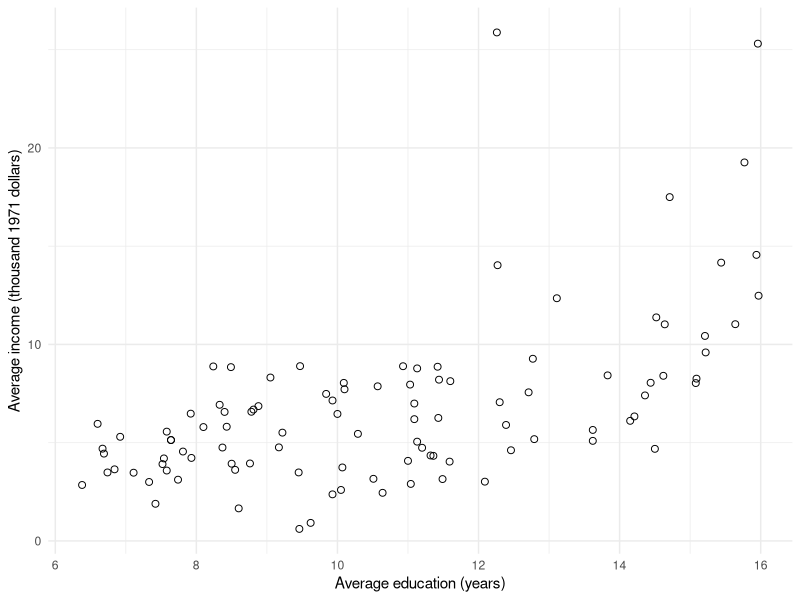
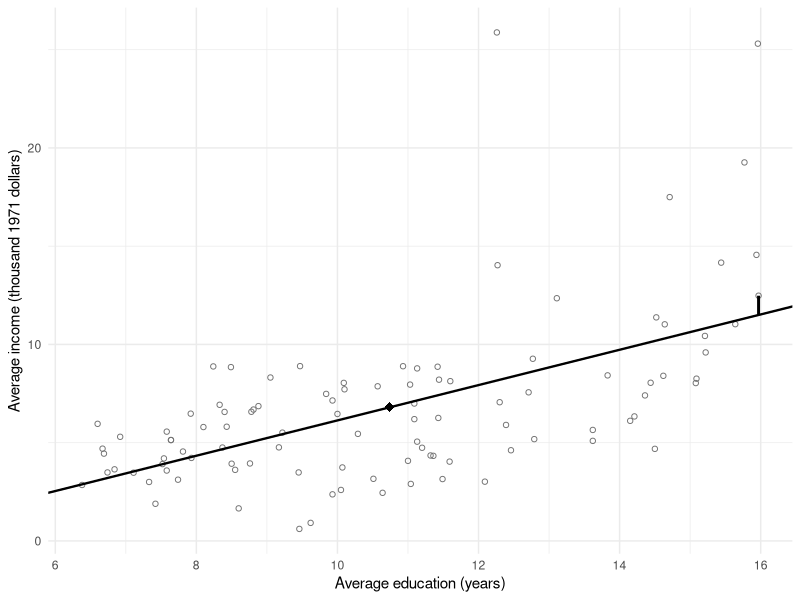
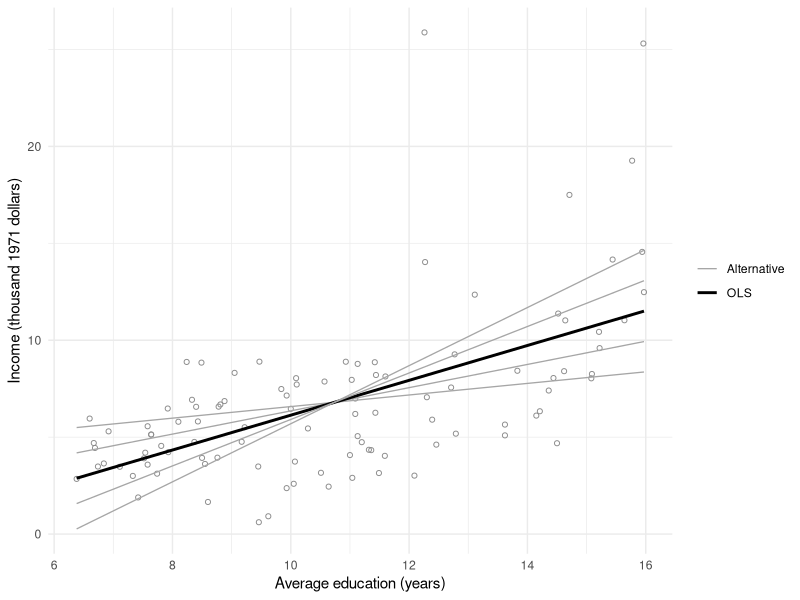
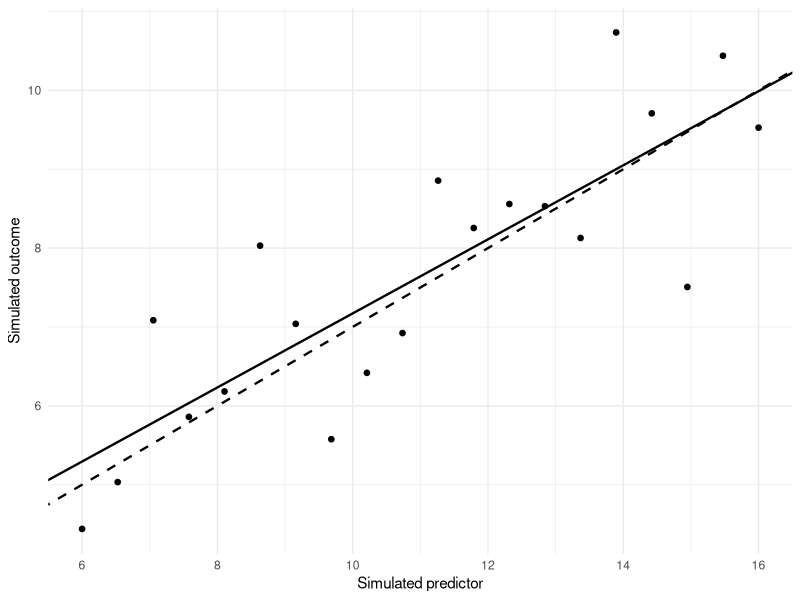
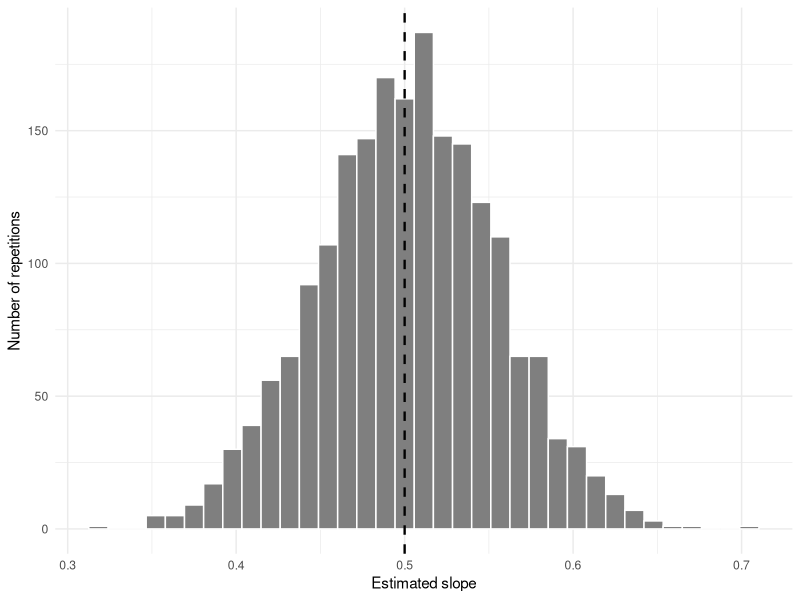
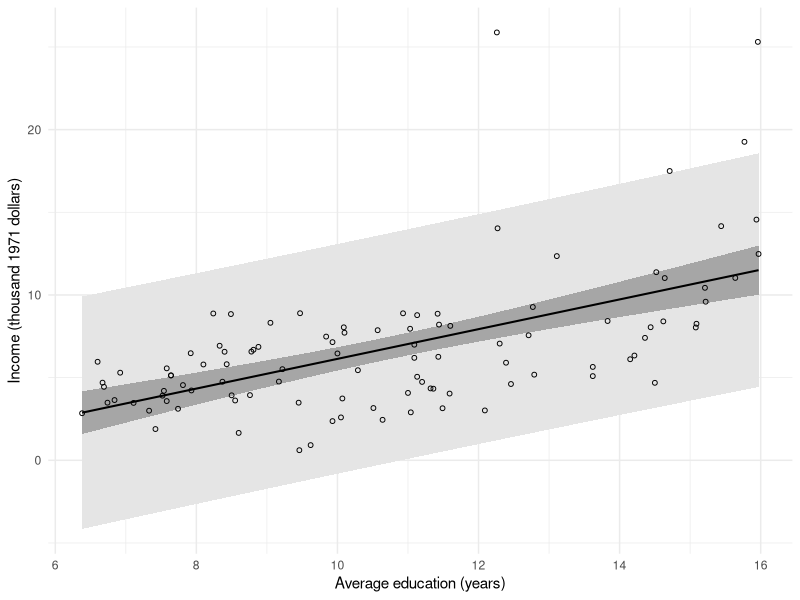
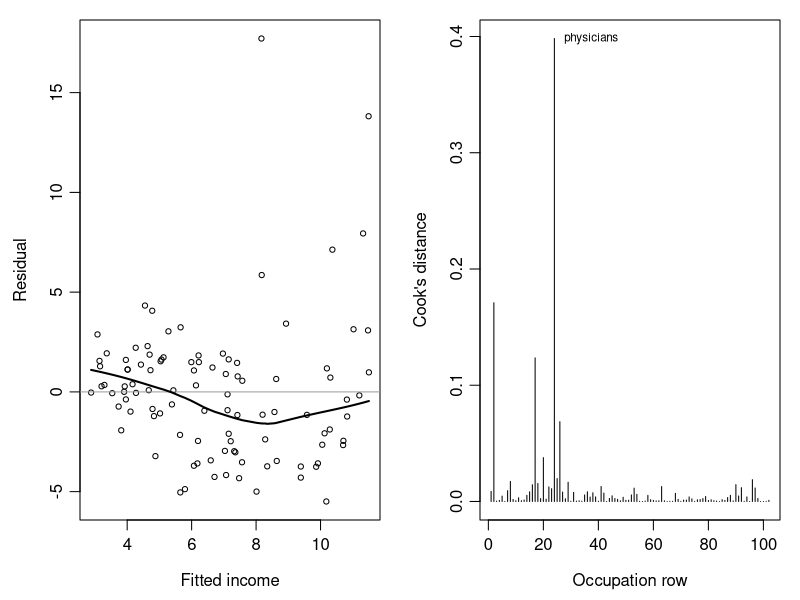
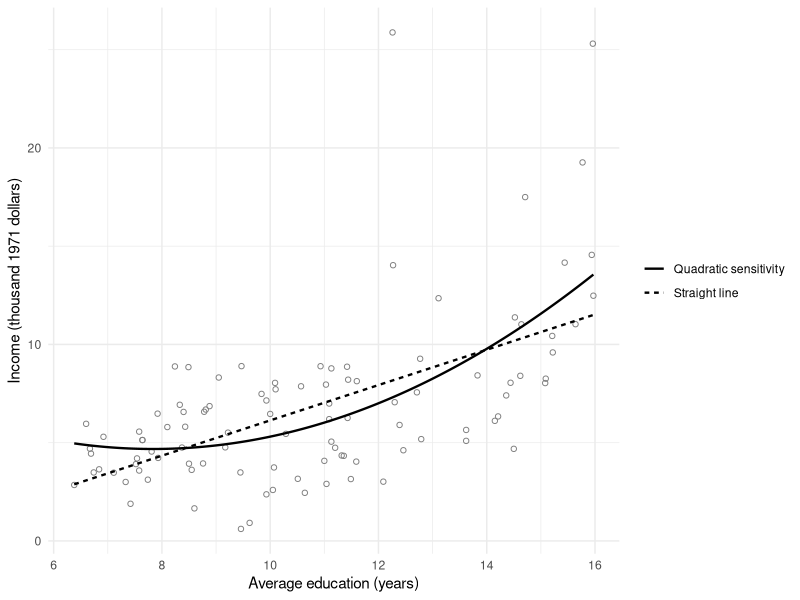

These charts were generated, in order, by the following R code:
## ---- chunk 1
#| label: setup
#| include: false
knitr::opts_chunk$set(echo = FALSE, warning = FALSE, message = FALSE,
                     fig.pos = "H", collapse = TRUE, comment = "#>")
if (knitr::is_latex_output()) knitr::opts_chunk$set(dev = "cairo_pdf")
options(digits = 10, width = 68)
ggplot2::theme_set(ggplot2::theme_minimal(base_size = 11))
## ---- chunk 2
#| label: ch7-data-visible
#| echo: true
prestige <- carData::Prestige
prestige$income_k <- prestige$income / 1000
library(ggplot2)
## ---- chunk 3
#| label: fig-ch7-scatter
#| echo: true
#| fig-cap: "Education and income in the 102 occupation records, before fitting a line."
#| fig-alt: "Occupation-average income generally rises with occupation-average education, with considerable scatter and some especially high-income occupations."
#| fig-width: 6.3
#| fig-height: 3.8
ggplot(prestige, aes(education, income_k)) +
  geom_point(shape = 1, size = 2) +
  labs(x = "Average education (years)",
       y = "Average income (thousand 1971 dollars)")
## ---- chunk 4
#| label: ch7-prepare-visible
#| echo: true
model <- lm(income_k ~ education, data = prestige)
b <- coef(model)
coef(model)
## ---- chunk 5
#| label: ch7-teacher-visible
#| echo: true
teacher <- prestige["university.teachers", ]
teacher_fit <- predict(model, teacher)
c(fitted = unname(teacher_fit),
  residual = teacher$income_k - unname(teacher_fit),
  at_12 = unname(predict(model, data.frame(education = 12))))
## ---- chunk 6
#| label: fig-ch7-line-residual
#| fig-cap: "The least-squares line passes through the mean point; the marked vertical segment is the university-teacher residual."
#| fig-alt: "A fitted line crosses the mean education and income. At 15.97 years, a vertical segment joins the fitted value to the higher university-teacher observation."
#| fig-width: 6.3
#| fig-height: 3.8
teacher <- prestige["university.teachers", ]
teacher$fit <- predict(model, teacher)
ggplot(prestige, aes(education, income_k)) +
  geom_point(shape = 1, colour = "grey45") +
  geom_abline(intercept = b[1], slope = b[2], linewidth = .8) +
  annotate("point", x = mean(prestige$education),
    y = mean(prestige$income_k), shape = 18, size = 3) +
  geom_segment(data = teacher, aes(xend = education, yend = fit),
               linewidth = 1) +
  labs(x = "Average education (years)",
       y = "Average income (thousand 1971 dollars)")
## ---- chunk 7
#| label: ch7-centered-sums-visible
#| echo: true
x <- prestige$education
y <- prestige$income_k
n <- length(y)
Sxx <- sum((x - mean(x))^2)
Sxy <- sum((x - mean(x)) * (y - mean(y)))
c(slope = Sxy / Sxx, intercept = mean(y) - (Sxy / Sxx) * mean(x))
## ---- chunk 8
#| label: ch7-matrix-slope-visible
#| echo: true
record_cov <- cov(prestige[c("education", "income_k")])
record_cor <- cor(prestige[c("education", "income_k")])
record_cov
record_cor
c(from_covariance = record_cov["education", "income_k"] /
    record_cov["education", "education"],
  from_correlation = record_cor["education", "income_k"] *
    sqrt(record_cov["income_k", "income_k"] /
      record_cov["education", "education"]))
## ---- chunk 9
#| label: ch7-candidate-lines-code
#| echo: true
candidate_slopes <- unname(b[2]) + c(-0.6, -0.3, 0, 0.3, 0.6)
candidate_intercepts <- mean(y) - candidate_slopes * mean(x)
ols_rss <- sum(resid(model)^2)
predictor_spread <- sum((x - mean(x))^2)
candidate_rss <- ols_rss +
  predictor_spread * (candidate_slopes - b[2])^2
candidate_lines <- data.frame(
  Intercept = candidate_intercepts,
  Slope = candidate_slopes,
  RSS = candidate_rss
)
## ---- chunk 10
#| label: tbl-ch7-candidate-lines
#| tbl-cap: "Candidate lines through the mean point and their residual sums of squares."
#| echo: false
knitr::kable(data.frame(lapply(candidate_lines,
  function(value) sprintf("%.4f", value))))
## ---- chunk 11
#| label: fig-ch7-candidate-lines
#| echo: false
#| fig-cap: "Five candidate lines through the sample mean. The OLS line has the smallest residual sum of squares."
#| fig-alt: "Five lines with different slopes cross at the mean occupation point. The highlighted OLS line runs centrally through the data; steeper and flatter alternatives have larger residual sums of squares."
#| fig-width: 6.3
#| fig-height: 3.8
candidate_grid <- expand.grid(
  education = seq(min(x), max(x), length.out = 100),
  Candidate = seq_along(candidate_slopes)
)
candidate_grid$income <- candidate_intercepts[candidate_grid$Candidate] +
  candidate_slopes[candidate_grid$Candidate] * candidate_grid$education
candidate_grid$Line <- ifelse(
  candidate_grid$Candidate == 3, "OLS", "Alternative"
)
ggplot(prestige, aes(education, income_k)) +
  geom_point(shape = 1, colour = "grey55", size = 1.4) +
  geom_line(data = candidate_grid,
            aes(y = income, group = Candidate, colour = Line,
                linewidth = Line)) +
  scale_colour_manual(values = c(Alternative = "grey65", OLS = "black")) +
  scale_linewidth_manual(values = c(Alternative = .45, OLS = 1)) +
  labs(x = "Average education (years)",
       y = "Income (thousand 1971 dollars)", colour = NULL, linewidth = NULL)
## ---- chunk 12
#| label: ch7-centering-visible
#| echo: true
prestige$education_c <- prestige$education - mean(prestige$education)
model_centered <- lm(income_k ~ education_c, data = prestige)
coef(model_centered)
max(abs(fitted(model_centered) - fitted(model)))
## ---- chunk 13
#| label: ch7-fit-summaries-visible
#| echo: true
TSS <- sum((y - mean(y))^2)
RSS <- sum(resid(model)^2)
se <- sigma(model)
r <- cor(x, y)
c(TSS = TSS, regression_SS = TSS - RSS, RSS = RSS,
  residual_SD = se, R_squared = 1 - RSS / TSS)
## ---- chunk 14
#| label: ch7-coefficient-inference-visible
#| echo: true
coef(summary(model))
confint(model, "education")
## ---- chunk 15
#| label: ch7-matched-tests-visible
#| echo: true
pearson_check <- cor.test(prestige$education, prestige$income_k,
  method = "pearson")
slope_table <- coef(summary(model))
line_F <- summary(model)$fstatistic
c(Pearson_t = unname(pearson_check$statistic),
  slope_t = slope_table["education", "t value"],
  classical_F = unname(line_F["value"]),
  t_squared = slope_table["education", "t value"]^2)
## ---- chunk 16
#| label: ch7-binary-predictor
#| echo: true
score <- c(4, 5, 7, 8, 4, 5, 7, 8, 6, 7, 9, 10, 10, 11, 13, 14,
           8, 9, 11, 12, 16, 17, 19, 20)
spaced <- rep(rep(c(0, 1), each = 4), 3)
two_groups <- lm(score ~ spaced)
coef(summary(two_groups))
confint(two_groups, "spaced")
t.test(score[spaced == 1], score[spaced == 0], var.equal = TRUE)$conf.int
## ---- chunk 17
#| label: ch7-known-sample-code
#| echo: true
#| results: hide
set.seed(123)
known_data <- data.frame(x = seq(6, 16, length.out = 20))
known_data$y <- 2 + 0.5 * known_data$x + rnorm(20, sd = 1)
known_model <- lm(y ~ x, data = known_data)
coef(known_model)
coef(summary(known_model))[, c("Estimate", "Std. Error")]
sigma(known_model)
## ---- chunk 18
#| label: tbl-ch7-known-sample
#| tbl-cap: "One fitted sample from a process with known coefficients and error SD."
#| echo: false
known_summary <- coef(summary(known_model))
knitr::kable(data.frame(
  Quantity = c("Intercept", "Slope", "Residual SD"),
  Estimate = sprintf("%.4f", c(coef(known_model), sigma(known_model))),
  `Model SE` = c(sprintf("%.4f", known_summary[, "Std. Error"]), ""),
  check.names = FALSE
), align = c("l", "r", "r"))
## ---- chunk 19
#| label: fig-ch7-core-true-fitted
#| echo: false
#| fig-cap: "Known and fitted lines for one simulated dataset. The true process is programmed; the fitted line responds to the realized errors."
#| fig-alt: "Twenty simulated points surround the known line with intercept two and slope one half. A solid fitted line and dashed true line differ slightly."
ggplot2::ggplot(known_data, ggplot2::aes(x = x, y = y)) +
  ggplot2::geom_point(size = 1.6) +
  ggplot2::geom_abline(
    intercept = 2, slope = 0.5, linetype = "dashed", linewidth = 0.8
  ) +
  ggplot2::geom_abline(
    intercept = coef(known_model)[1],
    slope = coef(known_model)[2], linewidth = 0.8
  ) +
  ggplot2::labs(x = "Simulated predictor", y = "Simulated outcome")
## ---- chunk 20
#| label: ch7-repeated-slopes-code
#| echo: false
set.seed(321)
rep_x <- seq(6, 16, length.out = 40)
repetitions <- data.frame(
  slope = numeric(2000), se = numeric(2000), covered = logical(2000)
)
for (j in seq_len(nrow(repetitions))) {
  rep_y <- 2 + 0.5 * rep_x + rnorm(40, sd = 1)
  rep_fit <- lm(rep_y ~ rep_x)
  repetitions$slope[j] <- coef(rep_fit)[2]
  repetitions$se[j] <- coef(summary(rep_fit))[2, "Std. Error"]
  rep_ci <- confint(rep_fit)[2, ]
  repetitions$covered[j] <- rep_ci[1] <= 0.5 &&
    rep_ci[2] >= 0.5
}
repetition_summary <- c(
  mean_slope = mean(repetitions$slope),
  empirical_SD = sd(repetitions$slope),
  mean_estimated_SE = mean(repetitions$se),
  theoretical_SD = 1 / sqrt(sum((rep_x - mean(rep_x))^2)),
  empirical_coverage = mean(repetitions$covered)
)
## ---- chunk 21
#| label: tbl-ch7-repeated-slopes
#| tbl-cap: "Slope behavior across 2,000 repetitions of the known process."
#| echo: false
knitr::kable(data.frame(
  Quantity = c("Mean estimated slope", "SD of estimated slopes",
               "Mean estimated SE", "Theoretical slope SD",
               "Fraction of intervals covering 0.5"),
  Value = c(sprintf("%.4f", unname(repetition_summary)[1:4]),
            sub("^0", "", sprintf("%.4f", unname(repetition_summary)[5])))
))
## ---- chunk 22
#| label: fig-ch7-core-repetition
#| echo: false
#| fig-cap: "Slopes in 2,000 repetitions of the known process. The vertical reference is the true slope, 0.5."
#| fig-alt: "A roughly symmetric histogram of repeated fitted slopes is centered near one half; its spread represents repeated-sample slope variation."
#| fig-pos: H
#| fig-width: 6.3
#| fig-height: 2.8
ggplot2::ggplot(repetitions, ggplot2::aes(x = slope)) +
  ggplot2::geom_histogram(bins = 35, color = "white", fill = "grey50") +
  ggplot2::geom_vline(xintercept = 0.5, linewidth = 0.8, linetype = "dashed") +
  ggplot2::labs(x = "Estimated slope", y = "Number of repetitions")
## ---- chunk 23
#| label: ch7-precision-conditions-code
#| echo: true
#| results: hide
baseline_x <- seq(6, 16, length.out = 40)
more_x <- seq(6, 16, length.out = 160)
narrow_x <- seq(8.5, 13.5, length.out = 40)
baseline_sd <- 1 / sqrt(sum((baseline_x - mean(baseline_x))^2))
more_rows_sd <- 1 / sqrt(sum((more_x - mean(more_x))^2))
narrow_sd <- 1 / sqrt(sum((narrow_x - mean(narrow_x))^2))
more_noise_sd <- 2 / sqrt(sum((baseline_x - mean(baseline_x))^2))
c(baseline = baseline_sd, more_rows = more_rows_sd,
  narrower_support = narrow_sd, more_noise = more_noise_sd)
## ---- chunk 24
#| echo: false
precision_conditions <- data.frame(
  Condition = c("Baseline", "More rows", "Narrower support", "More noise"),
  n = c(40, 160, 40, 40), Lower = c(6, 6, 8.5, 6),
  Upper = c(16, 16, 13.5, 16),
  `Error SD` = c(1, 1, 1, 2),
  `Slope SD` = c(baseline_sd, more_rows_sd, narrow_sd, more_noise_sd),
  check.names = FALSE
)
## ---- chunk 25
#| label: tbl-ch7-precision-conditions
#| tbl-cap: "How sample size, predictor support, and error SD affect theoretical slope precision."
#| echo: false
precision_conditions$`Slope SD` <- sprintf("%.4f",
  precision_conditions$`Slope SD`)
knitr::kable(precision_conditions)
## ---- chunk 26
#| label: fig-ch7-intervals
#| fig-cap: "Mean-response intervals and new-case prediction intervals under the same working model."
#| fig-alt: "The mean-confidence band is narrowest near average education. The new-case prediction band is much wider throughout the observed education range."
#| fig-width: 6.3
#| fig-height: 3.8
grid <- data.frame(education = seq(min(x), max(x), length.out = 150))
cm <- predict(model, grid, interval = "confidence")
pi <- predict(model, grid, interval = "prediction")
grid$fit <- cm[, 1]
grid$cl <- cm[, 2]; grid$cu <- cm[, 3]
grid$pl <- pi[, 2]; grid$pu <- pi[, 3]
ggplot(grid, aes(education, fit)) +
  geom_ribbon(aes(ymin = pl, ymax = pu), fill = "grey90") +
  geom_ribbon(aes(ymin = cl, ymax = cu), fill = "grey65") +
  geom_line(linewidth = .7) +
  geom_point(data = prestige, aes(y = income_k), shape = 1, size = 1.3) +
  labs(x = "Average education (years)",
       y = "Income (thousand 1971 dollars)")
## ---- chunk 27
#| label: ch7-interval-code
#| echo: true
confint(model)
predict(model, data.frame(education = 12), interval = "confidence")
predict(model, data.frame(education = 12), interval = "prediction")
## ---- chunk 28
#| label: fig-ch7-checks
#| fig-cap: "Residual pattern and influence invite different follow-up questions."
#| fig-alt: "The left panel shows curvature and uneven scatter in residuals. The right panel shows Cook's distances, with physicians most influential for this fit."
#| fig-width: 6.4
#| fig-height: 3.5
op <- par(mfrow = c(1, 2), mar = c(4, 4, 1, 1), mgp = c(2.5, .7, 0))
plot(fitted(model), resid(model), xlab = "Fitted income", ylab = "Residual",
     pch = 1, cex = .7)
abline(h = 0, col = "grey60")
lines(lowess(fitted(model), resid(model)), lwd = 2)
plot(cooks.distance(model), type = "h", xlab = "Occupation row",
     ylab = "Cook's distance")
check_most <- which.max(cooks.distance(model))
text(check_most, cooks.distance(model)[check_most], "physicians",
     pos = 4, cex = .7)
par(op)
## ---- chunk 29
#| label: ch7-check-models
#| echo: true
quad <- lm(
  income_k ~ education + I(education^2), data = prestige
)
most <- which.max(cooks.distance(model))
without <- lm(income_k ~ education, data = prestige[-most, ])
c(full = unname(coef(model)[2]), without = unname(coef(without)[2]))
coef(summary(quad))["I(education^2)", ]
## ---- chunk 30
#| label: fig-ch7-curvature
#| fig-cap: "Straight and quadratic fits to the same 102 records. The curve is an exploratory sensitivity, not a selected final model."
#| fig-alt: "The quadratic fit bends upward toward higher education, unlike the constant-slope straight line. Both fits use all 102 occupation records on the same income scale."
#| fig-width: 6.3
#| fig-height: 3.7
check_grid <- data.frame(
  education = seq(min(x), max(x), length.out = 200)
)
check_curves <- rbind(
  data.frame(check_grid, Fit = "Straight line",
             Income = predict(model, check_grid)),
  data.frame(check_grid, Fit = "Quadratic sensitivity",
             Income = predict(quad, check_grid))
)
ggplot(prestige, aes(education, income_k)) +
  geom_point(shape = 1, colour = "grey50", size = 1.5) +
  geom_line(data = check_curves,
            aes(y = Income, linetype = Fit), linewidth = .8) +
  labs(x = "Average education (years)",
       y = "Income (thousand 1971 dollars)", linetype = NULL)
## ---- chunk 31
#| label: ch7-hc3-visible
#| echo: true
V_hc3 <- sandwich::vcovHC(model, type = "HC3")
c(classical = coef(summary(model))["education", "Std. Error"],
  HC3 = sqrt(V_hc3["education", "education"]))
## ---- chunk 32
#| label: ch7app-a-data
#| echo: true
ch7app_data <- carData::Prestige
ch7app_data$occupation <- rownames(ch7app_data)
ch7app_data$income_k <- ch7app_data$income / 1000
ch7app_model <- lm(income_k ~ education, data = ch7app_data)
ch7app_x <- ch7app_data$education
ch7app_y <- ch7app_data$income_k
ch7app_n <- nrow(ch7app_data)
ch7app_Sxx <- sum((ch7app_x - mean(ch7app_x))^2)
ch7app_Sxy <- sum(
  (ch7app_x - mean(ch7app_x)) * (ch7app_y - mean(ch7app_y))
)
## ---- chunk 33
#| label: ch7app-mean-loss
#| echo: true
ch7app_tiny_y <- c(2, 4, 3)
c(mean = mean(ch7app_tiny_y),
  intercept_only = unname(coef(lm(ch7app_tiny_y ~ 1))),
  constant_RSS = sum((ch7app_tiny_y - mean(ch7app_tiny_y))^2))
## ---- chunk 34
#| label: ch7app-a-prediction
#| echo: true
#| results: hide
ch7app_new <- data.frame(education = c(8, 10, 12, 15))
ch7app_mean_intervals <- predict(
  ch7app_model, newdata = ch7app_new, interval = "confidence"
)
ch7app_case_intervals <- predict(
  ch7app_model, newdata = ch7app_new, interval = "prediction"
)
ch7app_mean_intervals
ch7app_case_intervals
## ---- chunk 35
#| label: ch7app-b-hc3
#| echo: true
ch7app_X <- model.matrix(ch7app_model)
ch7app_e <- resid(ch7app_model)
ch7app_h <- hatvalues(ch7app_model)
ch7app_w <- (ch7app_e / (1 - ch7app_h))^2
ch7app_bread <- solve(crossprod(ch7app_X))
ch7app_meat <- t(ch7app_X) %*% (ch7app_X * ch7app_w)
ch7app_vcov_hc3 <- ch7app_bread %*% ch7app_meat %*% ch7app_bread
ch7app_se_hc3 <- sqrt(diag(ch7app_vcov_hc3))
ch7app_critical <- qt(0.975, df.residual(ch7app_model))
ch7app_hc3_ci <- cbind(
  lower = coef(ch7app_model) - ch7app_critical * ch7app_se_hc3,
  upper = coef(ch7app_model) + ch7app_critical * ch7app_se_hc3
)
c(
  classical_slope_SE = coef(summary(ch7app_model))["education", "Std. Error"],
  HC3_slope_SE = ch7app_se_hc3["education"]
)
ch7app_hc3_ci["education", ]
